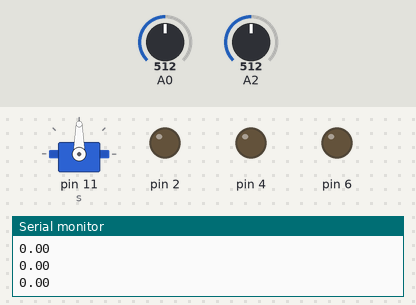
The sketch below on a simulated Arduino Uno, built with avr-gcc and run on an emulated ATmega328P. Parts: servo, output pins drawn as LEDs (lit = HIGH), the last lines printed to the serial monitor. The inputs (shaded band) are chosen by the test bench; at power-on: A0 = 512, A2 = 512.

Above: at 1.2 s.
1.3 s: A0 set to 647
2.8 s: A0 set to 670
At 3.8 s:
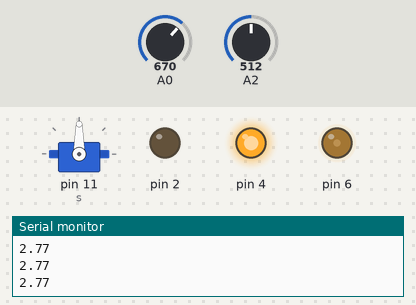
4.3 s: A2 set to 540
At 4.7 s:
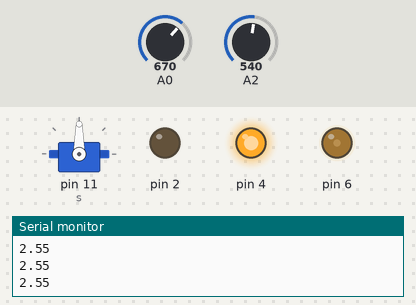
5.8 s: A2 set to 568
At 6.5 s:
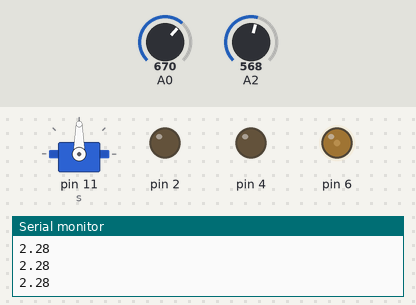
7.3 s: A0 set to 716
At 8.4 s:
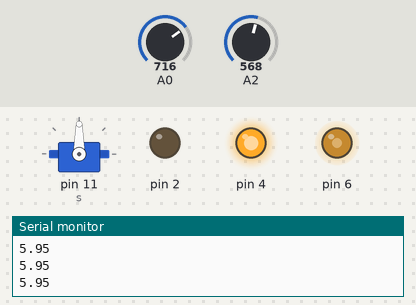
8.8 s: A2 set to 511
At 9.5 s:
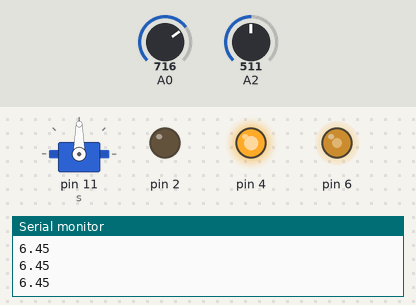
Timing chart, 0 to 11.3 s (numbered marks = the images above; inputs shaded):
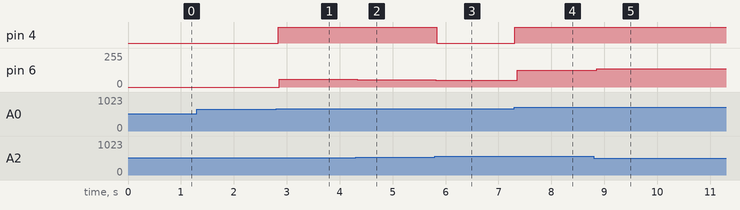

Measured:
- the behaviour switches between 660 and 661 on A0 (found by bisection; images 0 and 1)
- the behaviour switches between 556 and 557 on A2 (found by bisection; images 2 and 3)
- after the input at 2.8 s, pin 4: LOW → HIGH at once; pin 6: 0/255 → 58/255 after 0.06 s
- after the input at 4.3 s, pin 6: 58/255 → 54/255 at once
- after the input at 5.8 s, pin 4: HIGH → LOW at once; pin 6: 54/255 → 51/255 at once
- after the input at 7.3 s, pin 4: LOW → HIGH at once; pin 6: 51/255 → 126/255 after 0.06 s
- after the input at 8.8 s, pin 6: 126/255 → 137/255 after 0.06 s

The sketch:

temporary.ino
```cpp
#include<Servo.h>
float A,B;
float val = 90;
float val1,val2,val_PID;
float FSR1,FSR2,data1[10],data2[10],avgA0,avgA1;
int count1 = 0;
int count2 = 0;
float thresh = 500000.0;
float lowestA0 = thresh;
float lowestA1 = thresh;
Servo s;


//PID constants
double kp = 0.1;
double ki = 0;
double kd = 5;

unsigned long currentTime, previousTime;
double elapsedTime;
double error;
double lastError;
double input, output;
double cumError, rateError;
double setPoint = 90;

void setup() {
  // put your setup code here, to run once:
pinMode(A0,INPUT);
pinMode(A2,INPUT);
pinMode(2,OUTPUT);
pinMode(4,OUTPUT);
pinMode(6,OUTPUT);
Serial.begin(9600);
s.attach(11);
}

void loop() {
A = analogRead(A0)*5./1023;
 FSR1 = (3.78/A-1)*46000.;
   if(FSR1>10000000)
  {
    FSR1 = 10000000;
  }
  data1[count1] = FSR1;

  avgA0 = (data1[0]+data1[1]+data1[2]+data1[3]+data1[4]+data1[5]+data1[6]+data1[7]+data1[8]+data1[9])/10;

B = analogRead(A2)*5./1023;
 FSR2 = (3.78/B-1)*46000.;
   if(FSR2>10000000)
  {
    FSR2 = 10000000;
  }
  data2[count1] = FSR2;

  count1 = count1 + 1;
  if(count1>9)
  {
    count1 = 0;
  }
  avgA1 = (data2[0]+data2[1]+data2[2]+data2[3]+data2[4]+data2[5]+data2[6]+data2[7]+data2[8]+data2[9])/10;
//Serial.println(avgA0+(String)","+avgA1);
if(avgA0 < lowestA0)
{
  lowestA0 = avgA0;
  //val1 = (1-avgA0/thresh)*90*2;
}
if(avgA1 < lowestA1)
{
  lowestA1 = avgA1;
  //val2 = (1-avgA1/thresh)*90*1.5;
}
val1 = (lowestA0/avgA0);
val2 = (lowestA1/avgA1);
val = val1 - val2;
if(val>0.2)                                     // FSR 1 activated more
{
  digitalWrite(4,HIGH);
  digitalWrite(2,LOW);
  analogWrite(6,(val*255));
  //analogWrite(6,255);
}
else if(val<-0.2)                               // FSR 2 activated more
{
  digitalWrite(2,HIGH);
  digitalWrite(4,LOW);
  analogWrite(6,(val*255*(-1)));
  //analogWrite(6,255);
}
else                                            // IDLE
{
  digitalWrite(2,LOW);
  digitalWrite(4,LOW);
}
//s.write(val);                            //Servo Needle Command
//Serial.println(val1+(String)","+val2);
Serial.println(val*12);

//val_PID = computePID(val);
//Serial.println(val+(String)","+val_PID);
}


double computePID(double inp){
        currentTime = millis();                //get current time
        elapsedTime = (double)(currentTime - previousTime);        //compute time elapsed from previous computation

        error = setPoint - inp;                                // determine error
        cumError += error * elapsedTime;                // compute I
        rateError = (error - lastError)/elapsedTime;   // compute D

        double out = kp*error + ki*cumError + kd*rateError ;                // output

        lastError = error;                                //remember current error
        previousTime = currentTime;                        //remember current time

        return out;                                        //have function return the PID output
}
```
